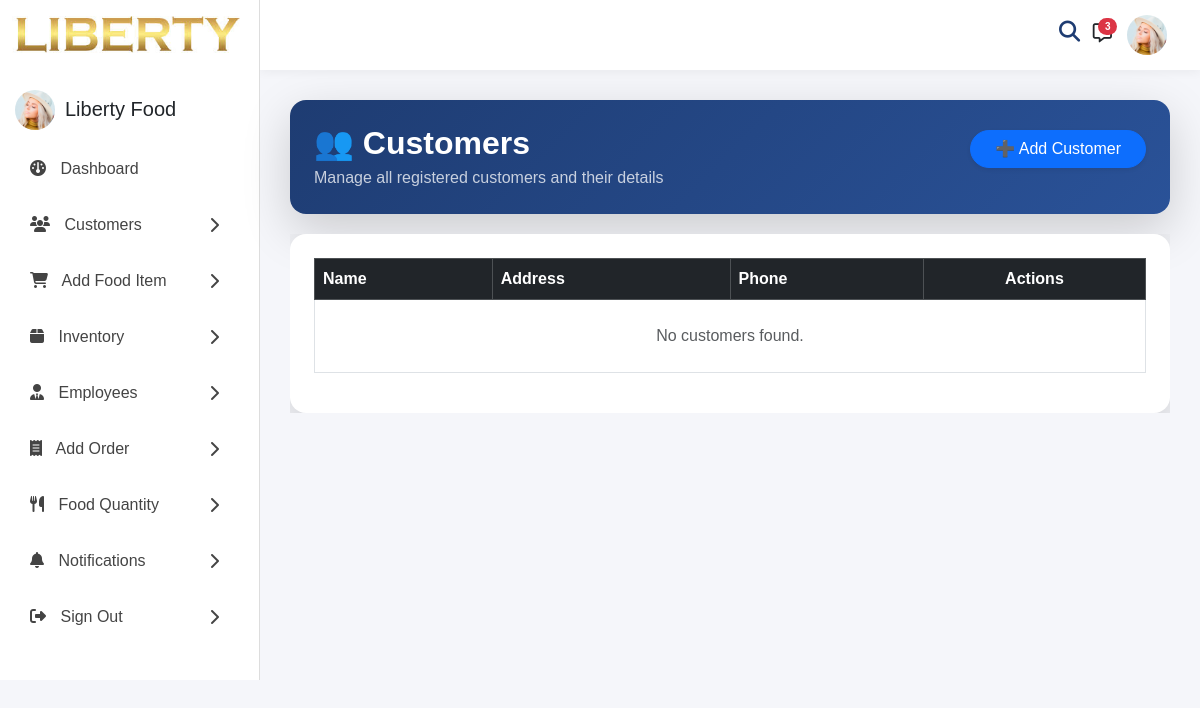
The app's page /people/customer/customers/, older data.
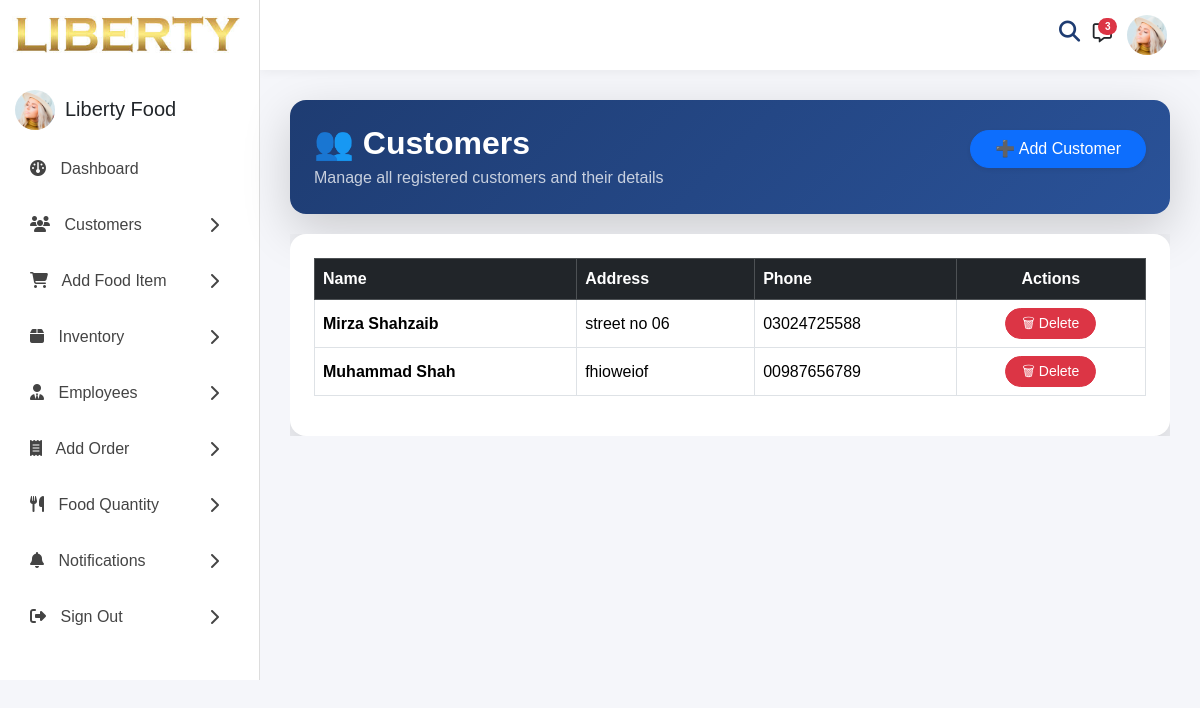
The same page, newer data.
### people_app/models.py (models this page shows, shortened)
class Customer(models.Model):
    user = models.OneToOneField(settings.AUTH_USER_MODEL, on_delete=models.CASCADE, null=True, blank=True)
    name = models.CharField(max_length=100)
    address = models.TextField()
    phone = models.CharField(max_length=20, null=True, blank=True)

### people_app/views.py (the view)
# urls.py: path('customers/', views.customer_list, name='customer_list'),
def customer_list(request):
    customers = Customer.objects.all()
    return render(request, "customer_list.html", {"customers": customers})

### templates/customer_list.html (shortened to what this page needs)
{% extends "base.html" %}
{% load static %}
{% block content %}
<div class="card border-0 shadow-lg rounded-4 overflow-hidden">
    <div class="p-4 text-white"
        style="background: linear-gradient(135deg, #1e3c72, #2a5298);">
        <div class="d-flex justify-content-between align-items-center flex-wrap">
            <div>
                <h2 class="fw-bold mb-1">
                    👥 Customers
                </h2>
                <p class="mb-0 opacity-75">
                    Manage all registered customers and their details
                </p>
            </div>
                        <div class="d-flex justify-content-between align-items-center mb-3">
              <a href="{% url 'customer_add' %}"
                 class="btn btn-primary rounded-pill px-4 shadow-sm">
                ➕ Add Customer
              </a>
            </div>
        </div>
    </div>
</div>
<div class="main-panel" style="overflow: hidden; margin-top: 20px;">
  <div class="content-wrapper">
    <div class="row">
      <div class="col-md-12 grid-margin stretch-card">
        <div class="card border-0 shadow-lg rounded-4">
          <div class="card-body p-4">
            <div class="table-responsive">
              <table class="table table-hover table-bordered align-middle">
                <thead class="table-dark">
                  <tr>
                    <th>Name</th>
                    <th>Address</th>
                    <th>Phone</th>
                    <th class="text-center">Actions</th>
                  </tr>
                </thead>
                <tbody>
                  {% for c in customers %}
                  <tr>
                    <td class="fw-semibold">{{ c.name }}</td>
                    <td>{{ c.address }}</td>
                    <td>{{ c.phone }}</td>
                    <td class="text-center">
                      <form method="post"
                            action="{% url 'customer_remove' %}"
                            style="display:inline;">
                        <button type="submit"
                                class="btn btn-sm btn-danger rounded-pill px-3"
                                onclick="return confirm('Are you sure you want to delete this customer?');">
                          🗑 Delete
                        </button>
                      </form>
                    </td>
                  </tr>
                  {% empty %}
                  <tr>
                    <td colspan="4" class="text-center text-muted py-4">
                      No customers found.
                    </td>
                  </tr>
                  {% endfor %}
                </tbody>
              </table>
            </div>
          </div>
        </div>
      </div>
    </div>
  </div>
</div>
{% endblock %}

Row changes from the older to the newer data that the page shows:
added Customer: name "Mirza Shahzaib", address "street no 06", phone "03024725588"
added Customer: name "Muhammad Shah", address "fhioweiof", phone "00987656789"
Text that changed along with them:
text no longer shown: "No customers found."
